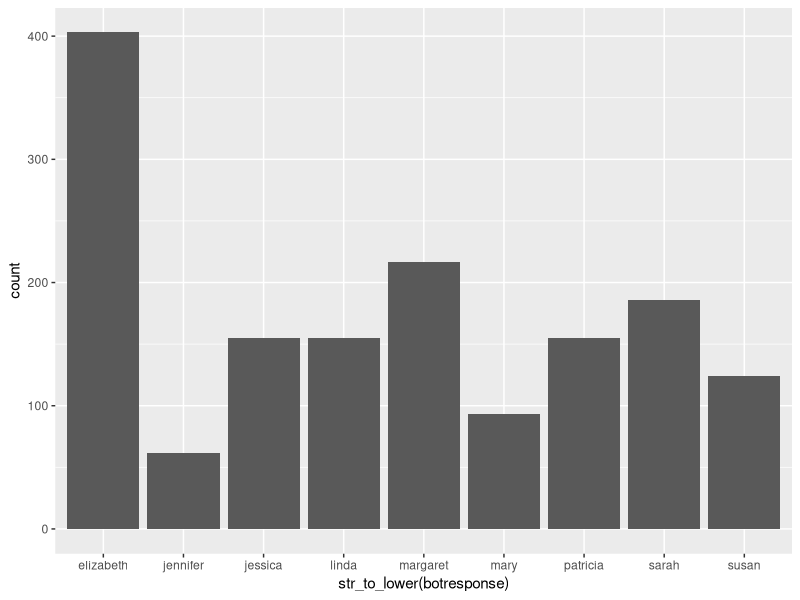
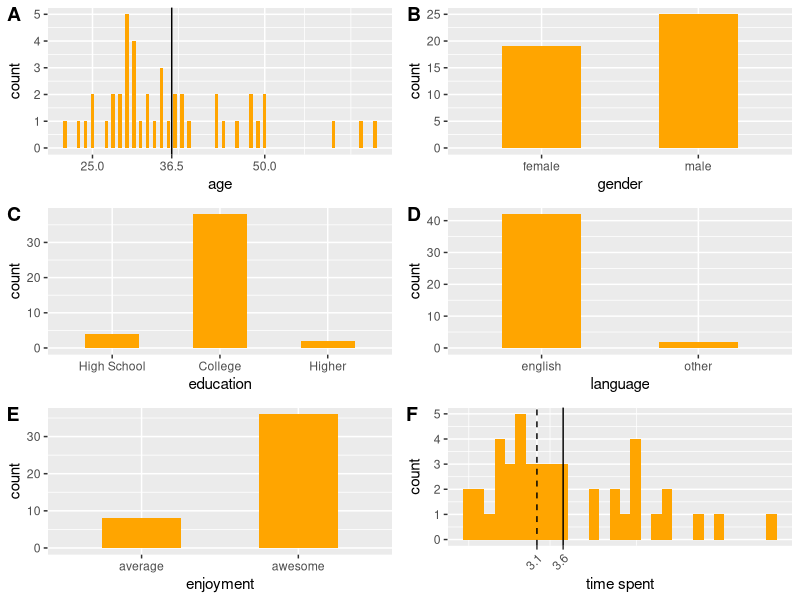
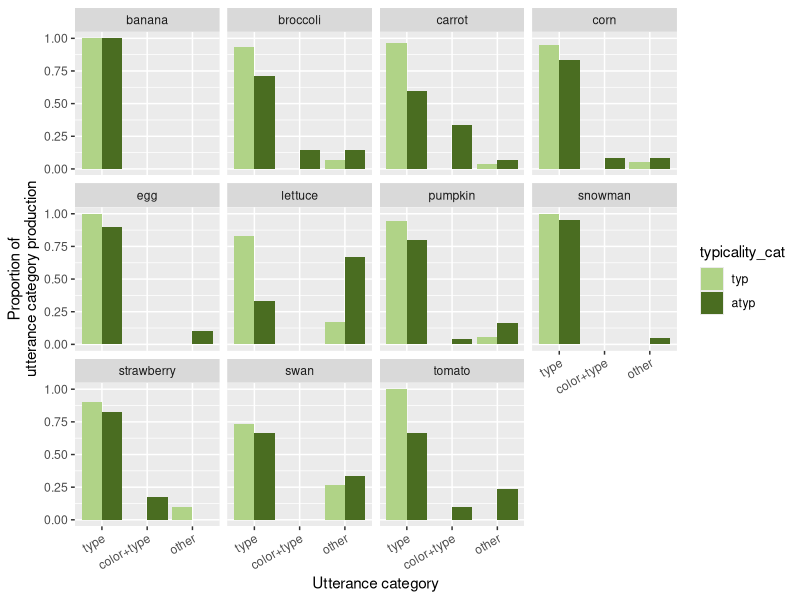
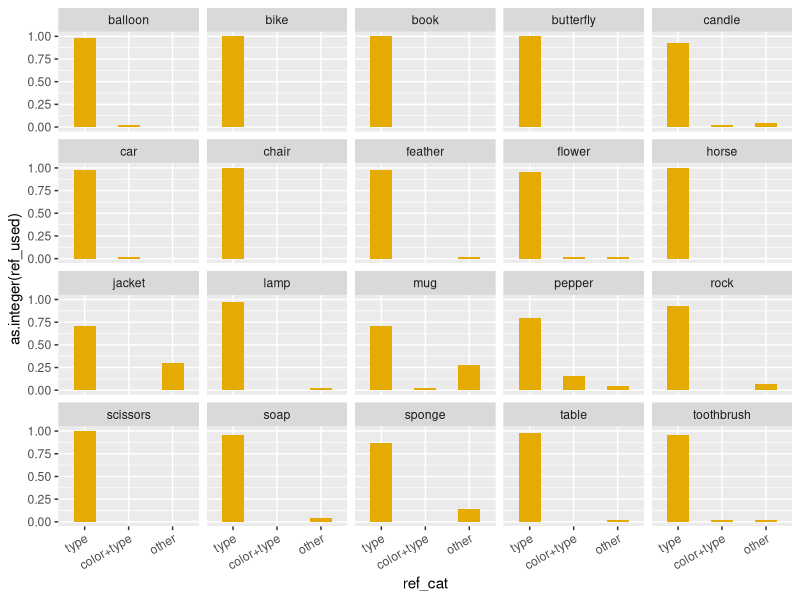
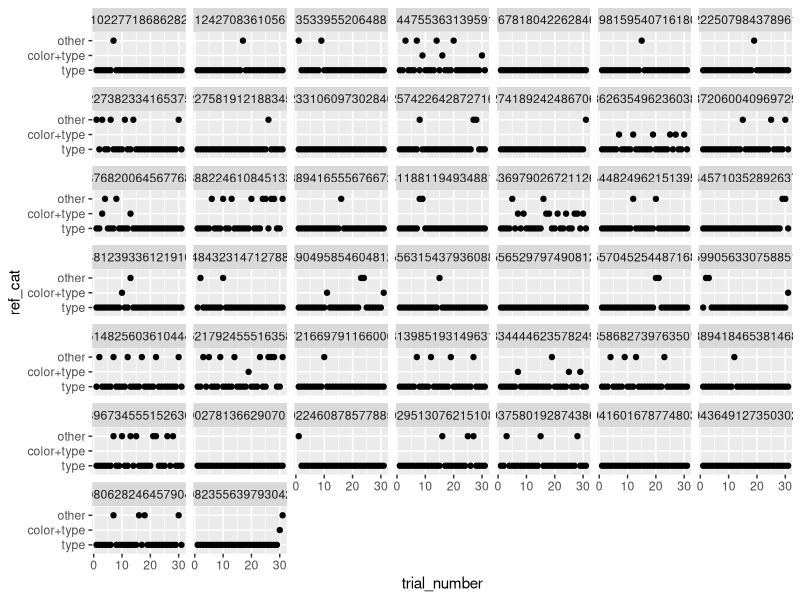

Here is the R script that generated these plots, in order:
## ---- chunk 1
knitr::opts_chunk$set(echo = TRUE)
## ---- chunk 2
library(cowplot)
library(plyr)
library(tidyverse)
library(here)

df_import = read_csv(here("data","01_norming","02_main","04_OMP-freeprod","data.csv")) %>%
  # exclude test
  # weird filter property that it will exclude NAs
  filter(is.na(comments) | comments != "TEST")
## ---- chunk 3
ggplot(df_import,aes(x=str_to_lower(botresponse))) +
  geom_histogram(stat="count")
## ---- chunk 4

df_clean = df_import %>% 
  # exclude multiple submissions
  arrange(startTime) %>% 
  distinct(anon_worker_id,trial_number, .keep_all = TRUE) %>% 
  # exclude participants who didn't do the hit correctly or were confused (self reportedly)
  filter(HitCorrect==1) %>% 
  # exclude participants who use "other" descriptions in more than 1/3 of the cases
  # ids are taken from "weird_describers"
  mutate_at(vars(anon_worker_id),funs(as.character(.))) %>% 
  filter(!(anon_worker_id %in% c("318568805752505","222423843813830","697305385555762")))

# number of participants before exclusion (50)
length(unique(df_import$anon_worker_id))
# number of participants after exclusion (44)
length(unique(df_clean$anon_worker_id))


df = df_clean %>%
  select(color,type,typicality_cat,refexp,trial_number,anon_worker_id) %>% 
  mutate(col_type = paste(color,type,sep = "_"))

table(df[df$typicality_cat=="typ" | df$typicality_cat=="atyp",]$col_type)
## ---- chunk 5
# other info
engl_spellings = c("english", "englis", "eng", "engilsh", "englsh", "en", "emglish")

df_subj = df_clean %>% 
  select(age,gender,education,languages,enjoyment,timeSpent,HitCorrect,comments,anon_worker_id) %>% 
  distinct() %>% 
  mutate_at(vars(languages), funs(str_to_lower(.))) %>% 
  mutate_at(vars(languages), funs(ifelse(. %in% engl_spellings, "english", .))) %>% 
  mutate(lang=ifelse(languages == "english","english","other")) %>% 
  mutate_at(vars(age), funs(as.integer(.))) %>% 
  mutate_at(vars(enjoyment), 
            funs(ifelse(.==1,"average",
                        ifelse(.==2,"awesome","other")))) %>% 
  mutate(edu = ifelse(str_detect(education,"high_school"),"High School",
                      ifelse(str_detect(education,"college"),"College","Higher"))) %>% 
  mutate_at(vars(edu), funs(fct_relevel(.,"High School", "College", "Higher")))


mean_age = round(mean(df_subj$age),digits = 1)
p_age = ggplot(df_subj,aes(x=age)) +
  geom_bar(width = .5,
           fill = "orange") +
  geom_vline(xintercept= mean_age) +
  scale_x_continuous(breaks=c(25,50,75,mean_age))

p_gen = ggplot(df_subj,aes(x=gender)) +
  geom_bar(width = .5,
           fill = "orange")

p_edu = ggplot(df_subj,aes(x=edu)) +
  geom_bar(width = .5,
           fill = "orange") +
  xlab("education")
  # theme(axis.text.x = element_text(angle = 25, hjust = 1))

p_lang = ggplot(df_subj,aes(x=lang)) +
  geom_bar(width = .5,
           fill = "orange") +
  xlab("language")
  # theme(axis.text.x = element_text(angle=45,hjust=1))

p_enj = ggplot(df_subj,aes(x=enjoyment)) +
  geom_bar(width = .5,
           fill = "orange")

mean_time = round(mean(df_subj$timeSpent), digits = 1)
median_time = round(median(df_subj$timeSpent), digits = 1)
p_time = ggplot(df_subj,aes(x=timeSpent)) +
  geom_histogram(fill = "orange") +
  geom_vline(xintercept=mean_time) +
  geom_vline(xintercept=median_time,linetype="dashed") +
  scale_x_continuous(breaks=c(median_time,mean_time,floor(0),floor(10),floor(20),floor(30),floor(40))) +
  xlab("time spent") +
  theme(axis.text.x = element_text(angle = 45, hjust = 1))

plot_grid(p_age,p_gen,p_edu,p_lang,p_enj,p_time, labels = "AUTO", ncol = 2, align = 'v')

## ---- chunk 6

df_plot = df %>%
  # repair compound nouns
  mutate_at(vars(type), 
            funs(ifelse(type=="bellpepper","pepper",type))) %>% 
  # transform utterances to lower case
  mutate_at(vars(refexp),
            funs(str_to_lower(.))) %>%
  # correct misspellings
  mutate(refexp_corrected = case_when(
    (refexp == "bananna" | refexp == "banna" | refexp == "bannana")  ~ "banana",
    (refexp == "brocholi" | refexp == "brocholli" | refexp == "brocoli" | refexp == "broccolli")  ~ "broccoli",
    refexp == "carrott"  ~ "carrot ",
    (refexp == "cor" | refexp == "corn\\") ~ "corn",
    (refexp == "snoman" | refexp == "snow man" | refexp == "snow") ~ "snowman",
    (refexp == "yellow straberry") ~ "yellow strawberry",
    (refexp == "tomaot" | refexp == "tomoto") ~ "tomato",
    # non-cd
    (refexp == "ballon" | refexp == "baloon" | refexp == "balon")  ~ "balloon",
    (refexp == "bicycle" | refexp == "bi-cycle" | refexp == "bycicle")  ~ "bike",
    (refexp == "butterly" | refexp == "butterflye")  ~ "butterfly",
    (refexp == "feahter" | refexp == "feathers" | refexp == "further")  ~ "feather",
    (refexp == "mugs")  ~ "mug",
    (refexp == "red mug")  ~ "orange mug",
    (refexp == "perpper" | refexp == "pepper\\" | refexp == "bell peper")  ~ "pepper",
    (refexp == "red peppers")  ~ "red pepper",
    (refexp == "siccors" | refexp == "scissor" | refexp == "sissors") ~ "scissors",
    refexp == "spong"  ~ "sponge ",
    (refexp == "tooth brush" | refexp == "toothbtush") ~ "toothbrush",
    TRUE ~ refexp
  )) %>% 
  # repair compound nouns
  mutate_at(vars(refexp_corrected), 
            funs(str_replace_all(.,"bell pepper","pepper"))) %>% 
  # make columns according to utterance types
  mutate(
         # uncomment this, then color_modifier not only contains the exact 
         # color-type combination, but every refexp that contains the color
         # utt_color_modified = str_detect(refexp_corrected,color),
         utt_color_modified = refexp_corrected == paste(color,type,sep=" "),
         utt_type_only = refexp_corrected == type,
         utt_other = ifelse(!utt_color_modified & !utt_type_only, T, F)
  ) %>% 
  gather(ref_cat,ref_used,utt_color_modified,utt_type_only,utt_other) %>% 
  # change order of factor levels in ref_cat
  mutate_at(vars(ref_cat),
            funs(fct_relevel(ref_cat,"utt_type_only","utt_color_modified","utt_other"))) %>% 
  # rename factor levels in ref_cat
  mutate_at(vars(ref_cat),
            funs(mapvalues(ref_cat, 
                           from=c("utt_type_only", "utt_color_modified", "utt_other"),
                           to=c("type", "color+type", "other")))) %>% 
  # change order of factor levels in typicality
  mutate_at(vars(typicality_cat),
            funs(fct_relevel(typicality_cat,"typ","atyp","noncd")))

# is there a participant who has more than 1/3 of "other" utterances?
# these are excluded in the beginning
df_true = df_plot %>% 
  filter(ref_used==TRUE,
         ref_cat=="other") %>% 
  group_by(anon_worker_id) %>% 
  mutate(prop_other = n()/max(df_plot$trial_number)) %>% 
  ungroup() %>% 
  filter(prop_other >= (1/3)) %>% 
  select(anon_worker_id,refexp,refexp_corrected,col_type)
weird_describers = unique(df_true$anon_worker_id)

## ---- chunk 7

df_cd = df_plot %>% 
  filter(typicality_cat!="noncd")

# df_cd %>%
#      filter(ref_used == TRUE,
#             ref_cat == "other") %>%
#      select(type, refexp_corrected) %>%
#      arrange(type) %>% 
#      unique() 
#      # View()

# all

ggplot(df_cd,aes(x=ref_cat,
                 y=as.integer(ref_used),
                 fill=typicality_cat)) +
  facet_wrap(vars(type)) +
  # mean
  stat_summary(fun.y = "mean",
               geom = "bar",
               position = position_dodge(width = 0.9)) +
  # error bars 
  stat_summary(fun.data = "mean_cl_boot",
               geom = "linerange",
               color = "darkgrey",
               position = position_dodge(width = 0.9)) +
  theme(axis.text.x = element_text(angle = 30, hjust = 1)) +
  scale_fill_manual(values=c("#b0d387", "#4a6d21")) +
  ylab("Proportion of\nutterance category production") +
  xlab("Utterance category")

sum_file = df_cd %>%
  filter(ref_used) %>% 
  select(col_type, color, type, typicality_cat, ref_cat, anon_worker_id)
write.csv(sum_file, here("data","01_norming","02_main","freeprod_data.csv"), row.names = FALSE)
## ---- chunk 8

df_noncd = df_plot %>% 
  filter(typicality_cat=="noncd")

# df_noncd %>%
#      filter(ref_used == TRUE,
#             ref_cat == "other") %>%
#      select(type, refexp_corrected) %>%
#      arrange(type) %>% 
#      unique() 
#      # View()

ggplot(df_noncd,aes(x=ref_cat,
                 y=as.integer(ref_used))) +
  facet_wrap(vars(type)) +
  # mean
  stat_summary(fun.y = "mean",
               geom = "bar",
               # position = position_dodge(width = 0.9),
               fill = "#E6AB02",
               width = .5) +
  # error bars 
  stat_summary(fun.data = "mean_cl_boot",
               geom = "linerange",
               color = "darkgrey",
               position = position_dodge(width = 0.9)) +
  theme(axis.text.x = element_text(angle = 30, hjust = 1))
  # scale_fill_manual(values=c("#b0d387", "#4a6d21"))

## ---- chunk 9
df_part = df_plot %>% 
  filter(ref_used)

ggplot(df_part,aes(x=trial_number,y=ref_cat)) +
  facet_wrap(vars(anon_worker_id)) +
  geom_point()
